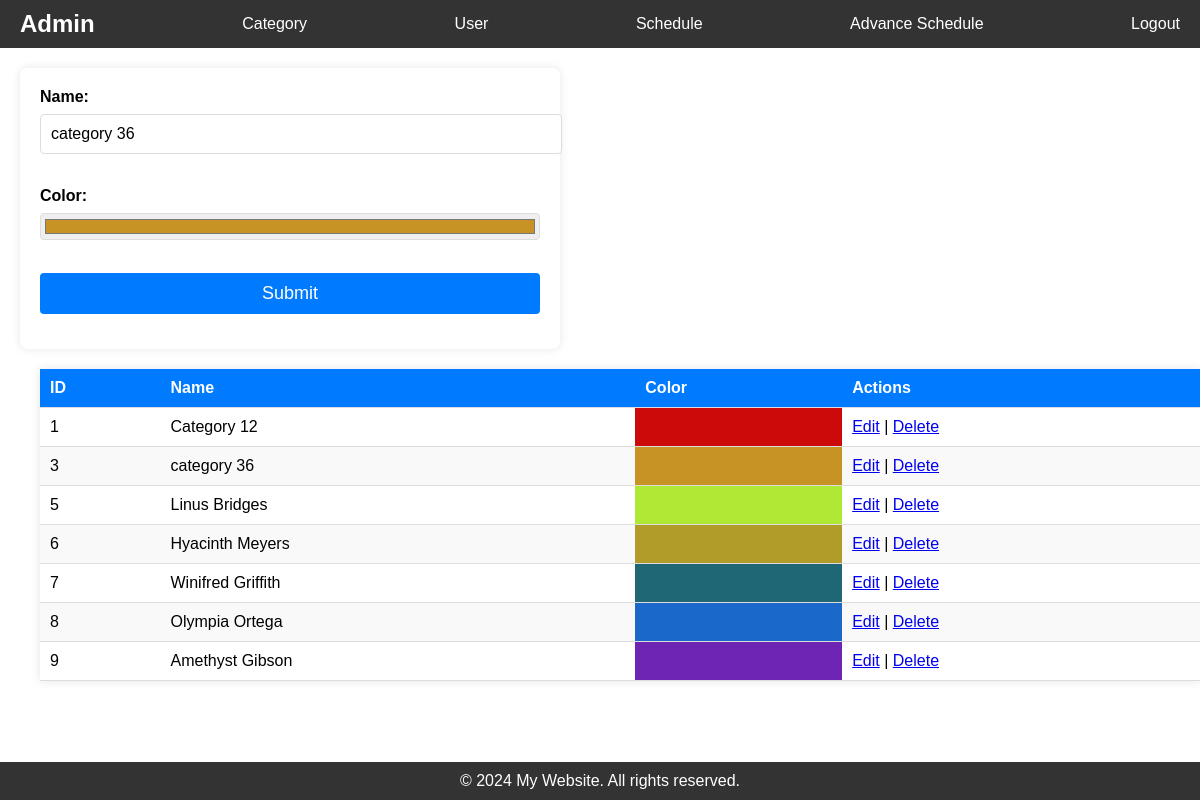
The page /category.php?id=3 (signed in) on the database its author committed.
### tables this page shows
CREATE TABLE `categories` (
  `id` int(11) NOT NULL,
  `name` varchar(45) NOT NULL,
  `color` varchar(45) NOT NULL
);

### config/connection.php (called while the page is built, shortened)
<?php
$table_cat = "categories";
?>

### category.php (the view, shortened to what this page needs)
<?php
require './config/connection.php';
require './include/head.php';
require './include/header.php';
if (isset($_GET['id']) && !empty($_GET['id'])) {
    $id = $conn->real_escape_string($_GET['id']);
    $sql = "SELECT id, name, color FROM `$table_cat` WHERE id = $id";
    $result = $conn->query($sql);
    if($result){
        $data = $result->fetch_assoc();
    }
}
$sql = "SELECT id, name, color FROM `$table_cat`";
$result = $conn->query($sql);
$records = ($result && $result->num_rows > 0) ? $result->fetch_all(MYSQLI_ASSOC) : [];
?>
<main>
    <section>
        <form action="process/category/insert.php" method="post">
            <label for="name">Name: </label>
            <input type="text" id="name" name="name" value="<?= isset($data) ? htmlspecialchars($data['name']) : '' ?>" required><br><br>
            <label for="color">Color: </label>
            <input type="color" id="color" name="color" value="<?= isset($data) ? htmlspecialchars($data['color']) : '' ?>" required><br><br>
            <button type="submit">Submit</button>
        </form>
    </section>
    <section>
        <table>
            <thead>
                <tr>
                    <th>ID</th>
                    <th>Name</th>
                    <th>Color</th>
                    <th>Actions</th>
                </tr>
            </thead>
            <tbody>
                <?php
                if (!empty($records)) {
                    foreach ($records as $row) {
                        echo "<tr>";
                        echo "<td>" . htmlspecialchars($row['id']) . "</td>";
                        echo "<td>" . htmlspecialchars($row['name']) . "</td>";
                        echo "<td style='background-color: " . htmlspecialchars($row['color']) . ";'></td>";
                        echo "<td>
                                    <a href='category.php?id=" . htmlspecialchars($row['id']) . "'>Edit</a> |
                                    <a href='process/category/delete.php?id=" . htmlspecialchars($row['id']) . "' onclick=\"return confirm('Are you sure?');\">Delete</a>
                                 </td>";
                        echo "</tr>";
                    }
                } else {
                    echo "<tr><td colspan='4'>No categories found.</td></tr>";
                }
                ?>
            </tbody>
        </table>
    </section>
</main>
<?php require './include/footer.php'; ?>

### assets/css/home.css (style rules this page uses)
html, body { height: 100%; margin: 0; padding: 0; }
body { display: flex; flex-direction: column; font-family: Arial, sans-serif; }
main { flex: 1; padding: 20px; }
section { margin-bottom: 20px; }

### assets/css/form.css (style rules this page uses)
form { background: #fff; padding: 20px; border-radius: 8px; box-shadow: 0 0 10px rgba(0, 0, 0, 0.1); width: 100%; max-width: 500px; }
label { display: block; margin-bottom: 8px; font-weight: bold; }
input[type="text"], input[type="date"], select, button { width: 100%; padding: 10px; margin-bottom: 15px; border: 1px solid #ddd; border-radius: 4px; font-size: 16px; }
input[type="color"] { width: 100%; margin-bottom: 15px; border: 1px solid #ddd; border-radius: 4px; font-size: 16px; }
button { background-color: #007bff; color: white; border: none; cursor: pointer; font-size: 18px; }

### assets/css/table.css (style rules this page uses)
table { width: 100%; max-width: 1200px; margin: 20px; border-collapse: collapse; background-color: #fff; box-shadow: 0 0 10px rgba(0, 0, 0, 0.1); }
thead { background-color: #007bff; color: white; }
th, td { padding: 10px; text-align: left; border-bottom: 1px solid #ddd; }
th { font-weight: bold; }
tr:nth-child(even) { background-color: #f9f9f9; }

### rows shown on the page
categories: name "category 36", color "#c69324", id "3"
categories: id "1", name "Category 12"
categories: id "5", name "Linus Bridges"
categories: id "6", name "Hyacinth Meyers"
categories: id "7", name "Winifred Griffith"
categories: id "8", name "Olympia Ortega"
categories: id "9", name "Amethyst Gibson"

### other values the page prints
$_SESSION['ADMINNAME'] "Admin"
